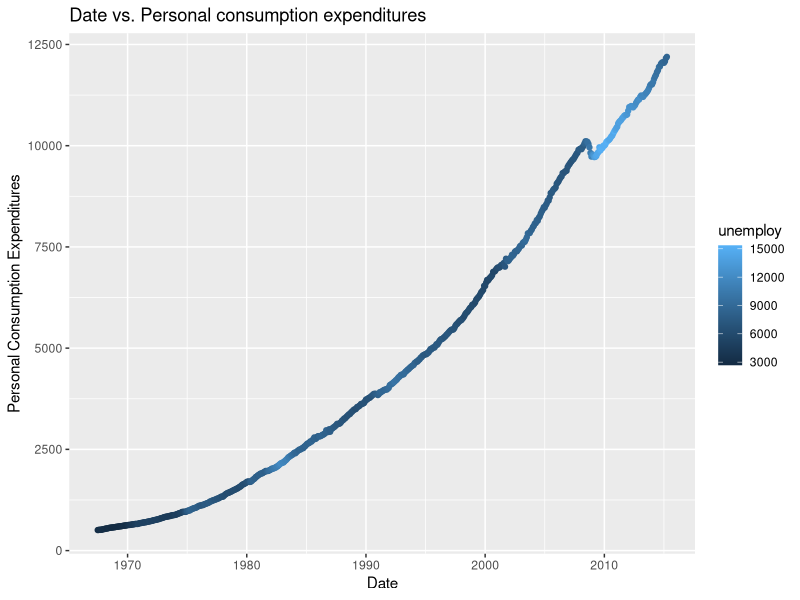
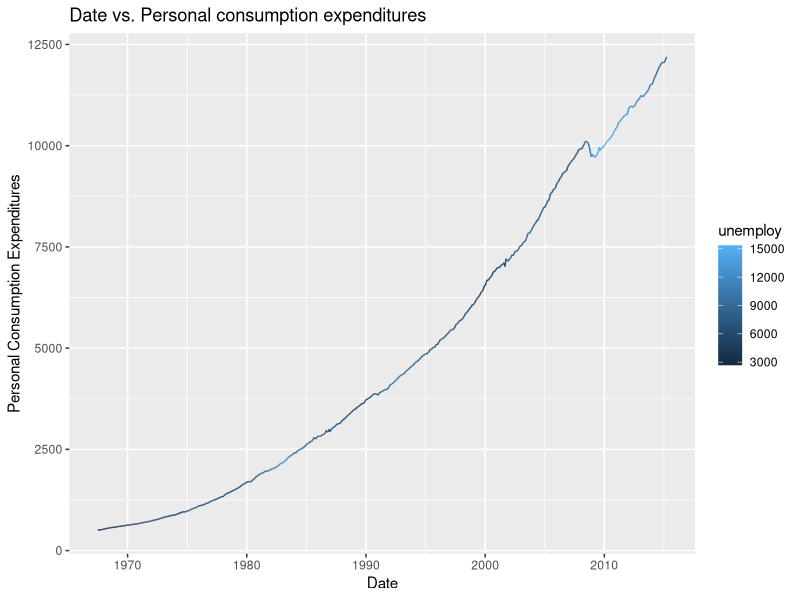
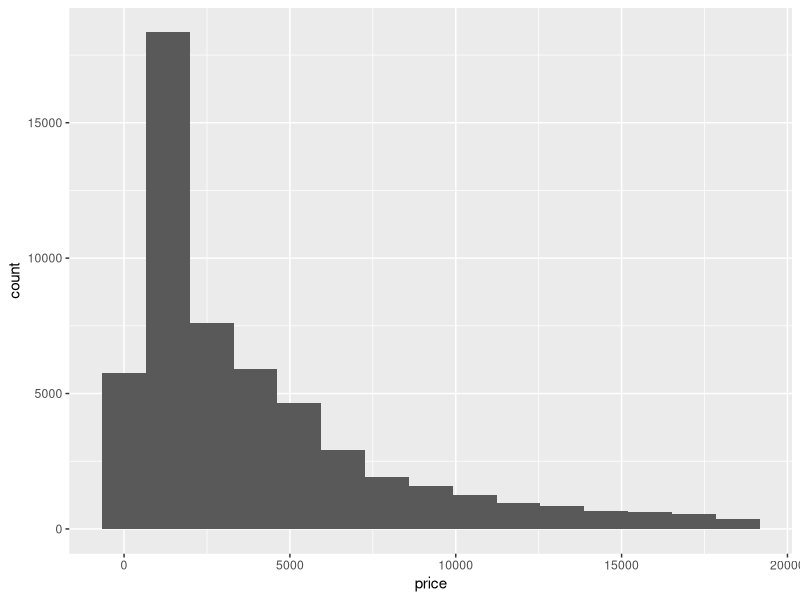
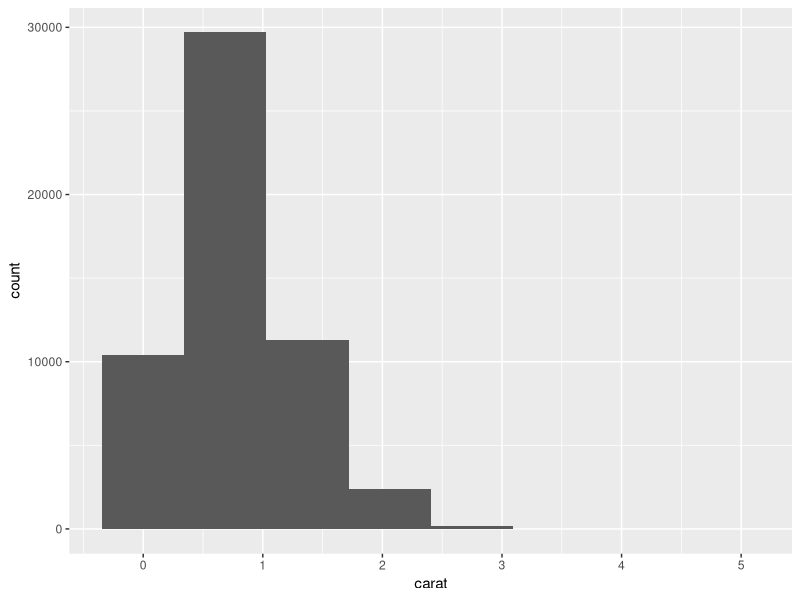
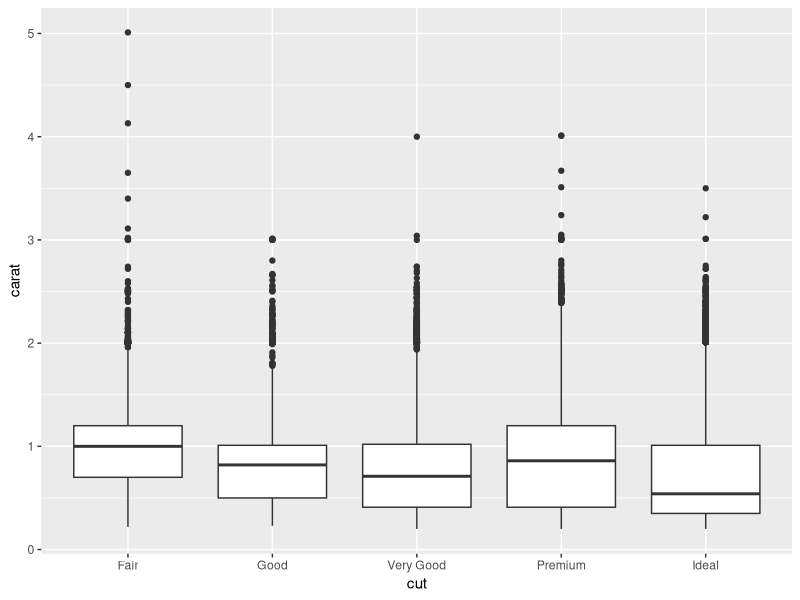
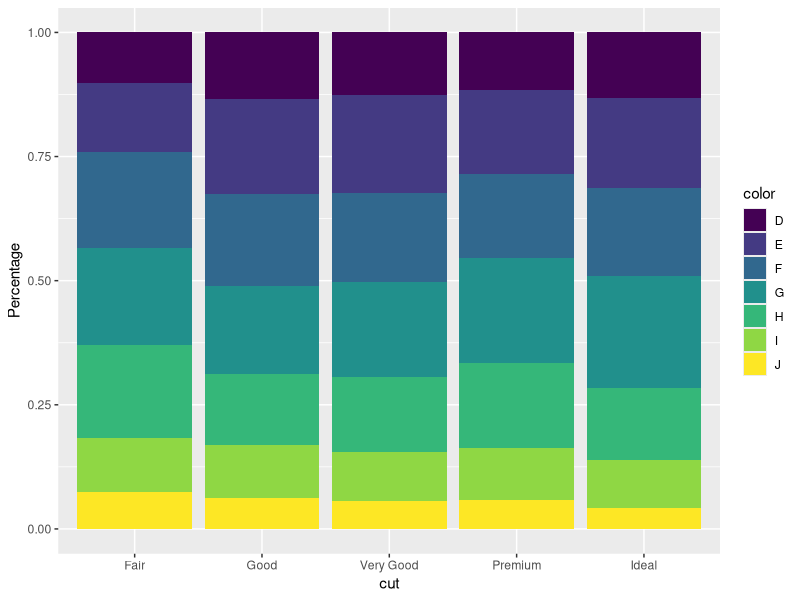

These figures' R source, in order:
## ---- chunk 1
knitr::opts_chunk$set(echo = TRUE)
## ---- chunk 2
library(ggplot2)
ggplot(economics, aes(x = date, y = pce, color = unemploy)) +
  geom_point() + 
  ggtitle("Date vs. Personal consumption expenditures") +
  xlab("Date") + 
  ylab("Personal Consumption Expenditures")
## ---- chunk 3
library(ggplot2)
ggplot(economics, aes(x = date, y = pce, color = unemploy)) +
  geom_line() + 
  ggtitle("Date vs. Personal consumption expenditures") +
  xlab("Date") + 
  ylab("Personal Consumption Expenditures")
## ---- chunk 4
library(ggplot2)
ggplot(diamonds, aes(x = price)) +
  geom_histogram(bins = 15)
ggplot(diamonds, aes(x = carat)) +
  geom_histogram(bins = 8)
## ---- chunk 5
library(ggplot2)
ggplot(diamonds, aes(x = cut, y = carat)) +
  geom_boxplot()
## ---- chunk 6
library(ggplot2)
ggplot(diamonds, aes(x = cut)) +
  geom_bar(aes(fill = color), position = "fill") + 
  ylab("Percentage")

